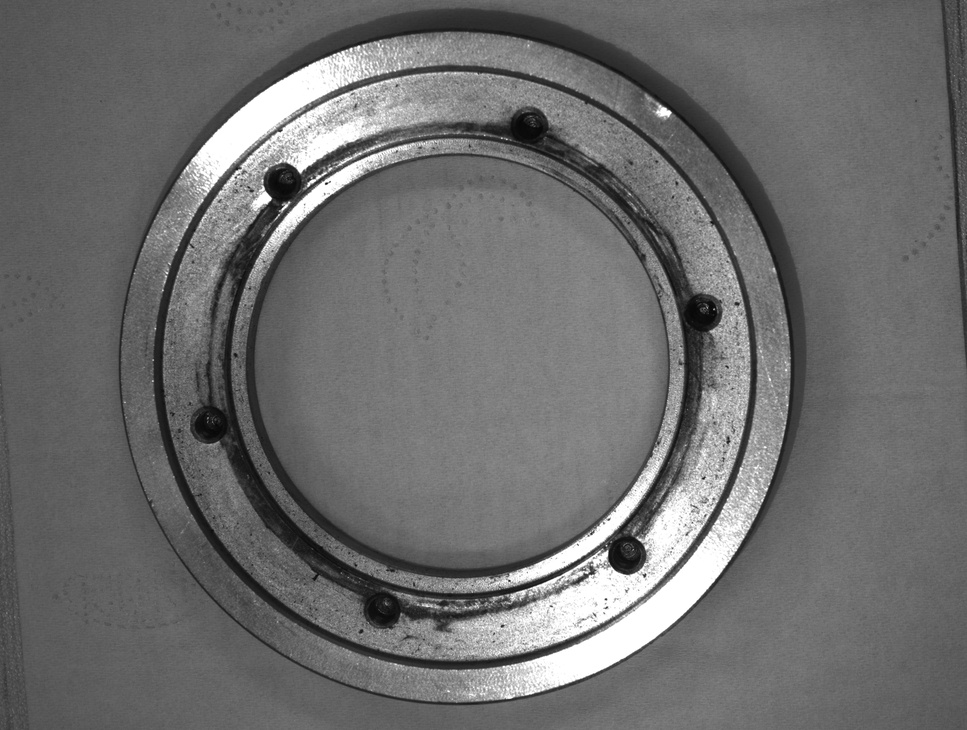
#> input picture data/captures/capture_20260908_115557.jpg, 967 x 730 px, shrunk from 4024 x 3036 before the run, found by its file name
$ python explore_ring.py
#> lines starting #> are read from the running program, lines starting #| are printed output that depends on the picture; after the words box and inside, x2 and y2 are one past the last pixel; in counts of white or black regions, pixels touching at a corner belong together
r"""圆环零件图像分析：摸清外圈/中心孔/螺栓孔/背景的灰度分布，为 find_circles 定参数。

用法:
    python src\explore_ring.py <图片路径>
"""
import sys
from pathlib import Path

import cv2
import numpy as np


def analyze(img_path: Path):
    img = cv2.imread(str(img_path))
#> img is the input picture: shape (730, 967, 3); min 5, max 255, mean 109.7
    if img is None:
        raise SystemExit(f"无法读取: {img_path}")
    gray = cv2.cvtColor(img, cv2.COLOR_BGR2GRAY)
    h, w = gray.shape
#> h = 730; w = 967
    print(f"图像: {w}x{h}, 灰度均值 {gray.mean():.1f}, min {gray.min()}, max {gray.max()}")
#| 图像: 967x730, 灰度均值 109.7, min 5, max 255

    # 1) Otsu 全图二值化，找最大轮廓 = 金属(可能和孔连片)
    blur = cv2.GaussianBlur(gray, (9, 9), 0)
    thr_val, otsu = cv2.threshold(blur, 0, 255, cv2.THRESH_BINARY + cv2.THRESH_OTSU)
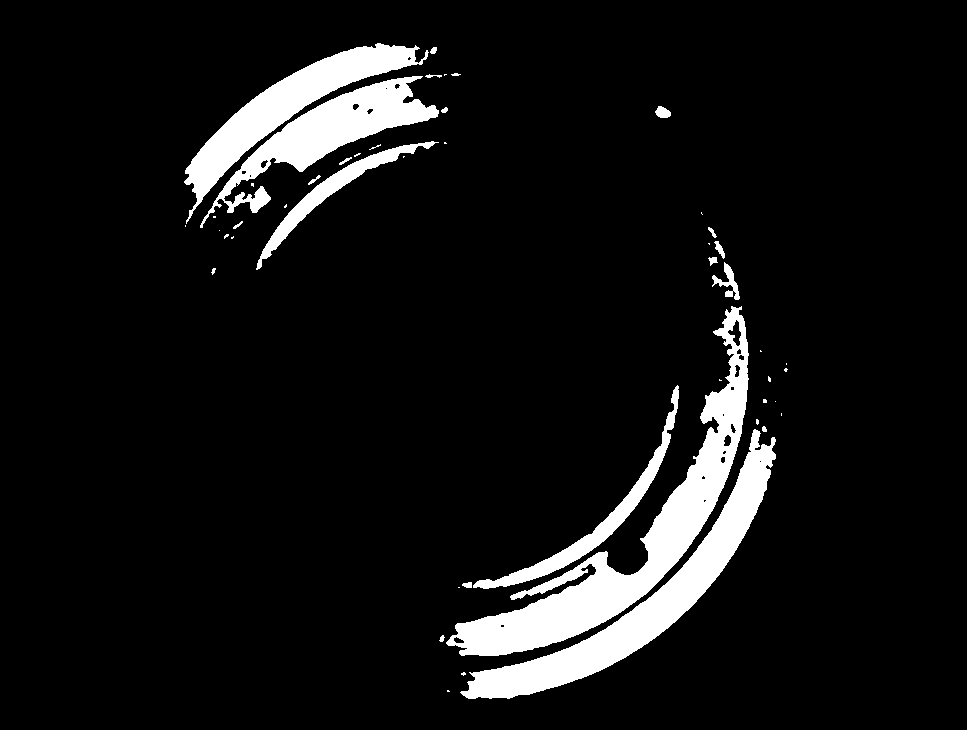
#> otsu: shape (730, 967); 8% white; 48 white regions (26 under 20 px)
#> thr_val = 156
    print(f"Otsu 阈值: {thr_val:.0f}")
#| Otsu 阈值: 156
    cnts, hier = cv2.findContours(otsu, cv2.RETR_CCOMP, cv2.CHAIN_APPROX_NONE)
#> cnts = 71 contours, 43 with area under 20; largest, box (x1, y1, x2, y2) and area: (446, 306, 749, 656) 17938, (460, 429, 776, 699) 12956, (184, 43, 429, 224) 8612, (200, 76, 439, 228) 8488, (473, 385, 679, 589) 3336
    if not cnts:
        raise SystemExit("Otsu 没有轮廓")
    areas = np.array([cv2.contourArea(c) for c in cnts])
#> areas = 71 values, max 17937.5 at index 18, min 0 at index 3, mean 778.7
    outer_idx = int(np.argmax(areas))
#> outer_idx = 18
    outer = cnts[outer_idx]
#> outer = contour of 1305 points, box (x1, y1, x2, y2) (446, 306, 749, 656), area 17938
    x, y, bw, bh = cv2.boundingRect(outer)
#> x = 446; y = 306; bw = 303; bh = 350
    print(f"最大轮廓: 面积 {areas[outer_idx]:.0f}px², 包围盒 ({x},{y},{bw}x{bh}), 层级 {hier[0][outer_idx]}")
#| 最大轮廓: 面积 17938px², 包围盒 (446,306,303x350), 层级 [33 17 19 -1]

    (m_cx, m_cy), m_r = cv2.minEnclosingCircle(outer)
#> m_cx = 594.5; m_cy = 475.5; m_r = 224
    print(f"外圈 minEnclosingCircle: 圆心 ({m_cx:.1f},{m_cy:.1f}) 直径 {2*m_r:.1f}px")
#| 外圈 minEnclosingCircle: 圆心 (594.5,475.5) 直径 448.1px
    (e_cx, e_cy), (e_ax, e_ax2), e_ang = cv2.fitEllipse(outer)
#> e_cx = 536.4; e_cy = 405; e_ax = 371.2; e_ax2 = 477.9; e_ang = 31.59
    print(f"外圈 fitEllipse: 圆心 ({e_cx:.1f},{e_cy:.1f}) 长短轴 {e_ax:.1f}x{e_ax2:.1f} 角度 {e_ang:.1f}°")
#| 外圈 fitEllipse: 圆心 (536.4,405.0) 长短轴 371.2x477.9 角度 31.6°

    # 2) 按半径环形分区统计灰度（了解中心孔/螺栓孔/金属各亮度）
    cy_, cx_ = e_cy, e_cx
#> cy_ = 405; cx_ = 536.4
    rr = np.sqrt((np.arange(w)[None, :] - cx_) ** 2 + (np.arange(h)[:, None] - cy_) ** 2)
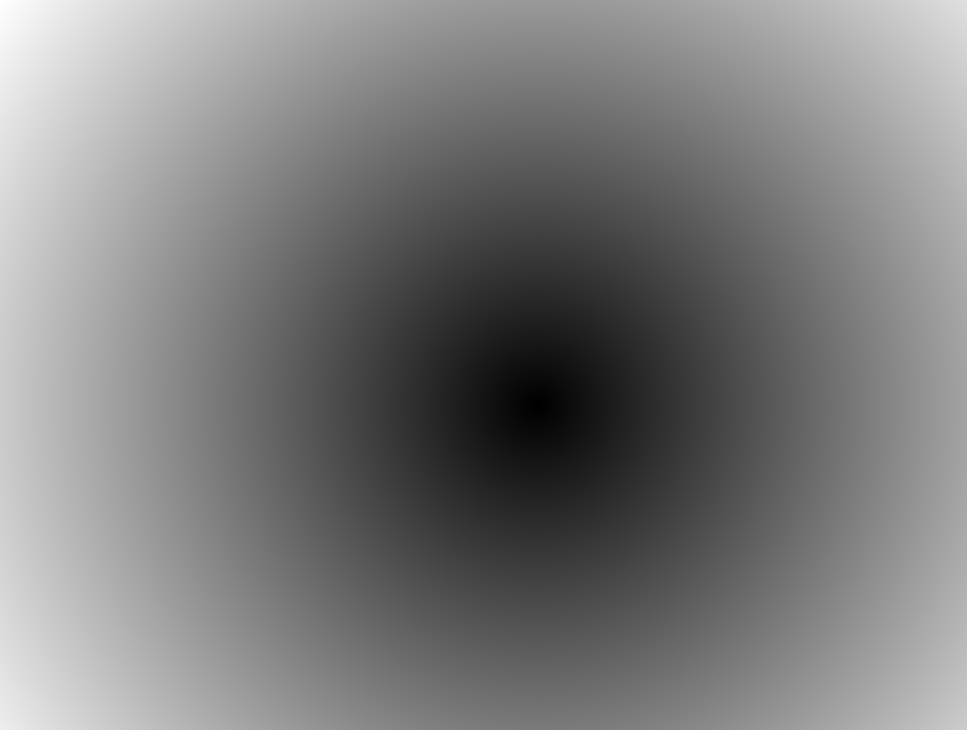
#> rr: shape (730, 967) float64; min 0.423, max 672.1, mean 331.1; drawn with min black and max white
    for low, high, label in [
        (0.00, 0.70, "中心孔区(0~70%R)"),
        (0.70, 0.78, "孔边缘过渡(70~78%R)"),
        (0.78, 0.92, "螺栓孔环带(78~92%R)"),
        (0.92, 1.00, "外圈边带(92~100%R)"),
    ]:
        ring_mask = (rr >= e_ax * low) & (rr < e_ax * high) & (rr < e_ax * 1.05)
        vals = gray[ring_mask]
        print(f"  {label}: 均值 {vals.mean():.1f}, "
              f"P5 {np.percentile(vals,5):.0f}, P50 {np.percentile(vals,50):.0f}, "
              f"P95 {np.percentile(vals,95):.0f}")
#> this loop made 4 passes
#|   中心孔区(0~70%R): 均值 126.4, P5 45, P50 122, P95 252
#|   孔边缘过渡(70~78%R): 均值 100.0, P5 31, P50 98, P95 196
#|   螺栓孔环带(78~92%R): 均值 103.5, P5 34, P50 105, P95 178
#|   外圈边带(92~100%R): 均值 110.8, P5 46, P50 109, P95 190
#> pass 1, in analyze, `ring_mask = (rr >= e_ax * low) & (rr < e_ax * high) & (rr < e_ax * 1.05)`:
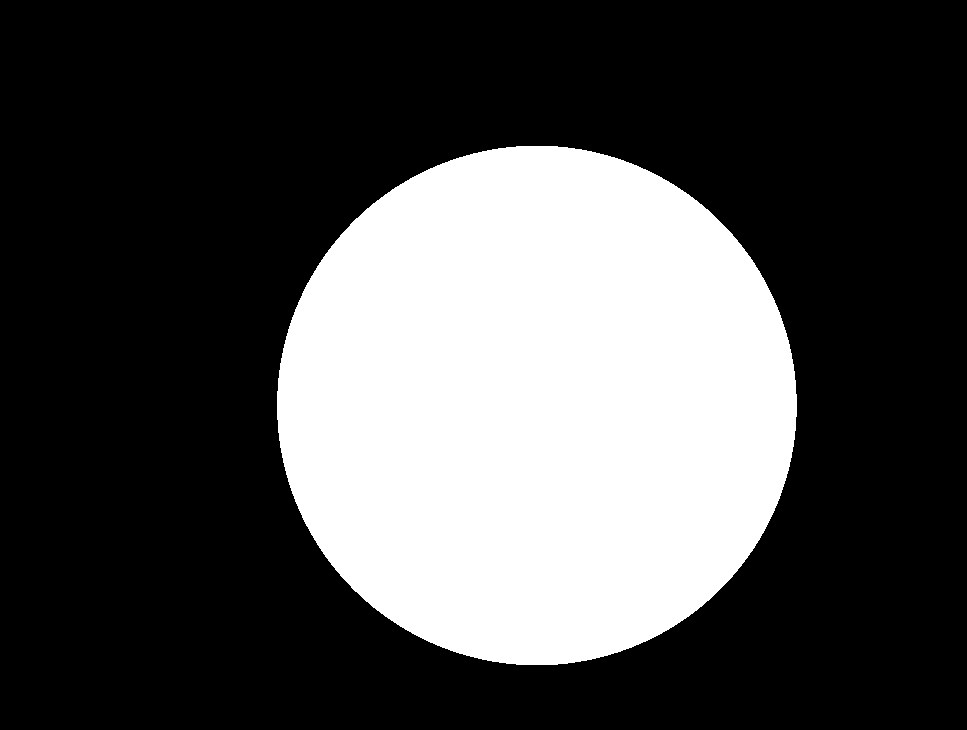
#> ring_mask: shape (730, 967) bool; 30% white; 1 white region, box (x1, y1, x2, y2) and area: (277, 146, 797, 665) 212103

    # 3) 掩膜内候选孔：固定阈值 -> 黑色区域 = 孔
    mask = np.zeros((h, w), np.uint8)
#> mask: shape (730, 967); every value is 0
    cv2.circle(mask, (int(cx_), int(cy_)), int(e_ax * 0.99), 255, -1)
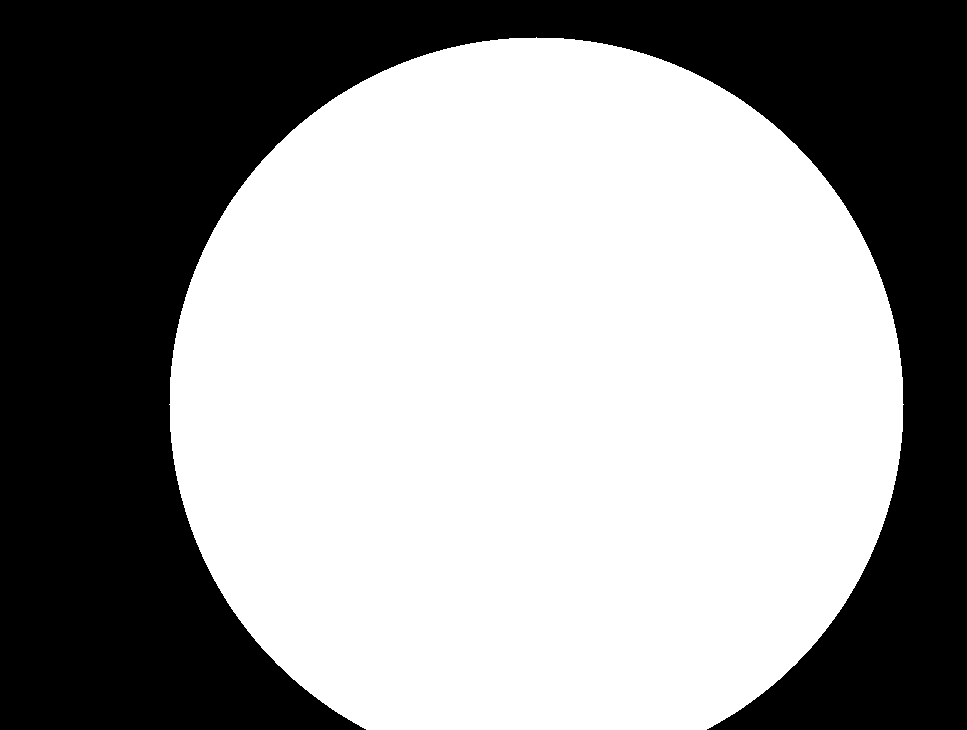
#> mask: shape (730, 967); 58.6% white; 1 black region, box (x1, y1, x2, y2) and area: (0, 0, 967, 730) 292299
    for thr in (100, 128, 150):
        _, bin2 = cv2.threshold(blur, thr, 255, cv2.THRESH_BINARY_INV)  # 暗=孔
        bin2 = cv2.bitwise_and(bin2, bin2, mask=mask)
        cnts2, hier2 = cv2.findContours(bin2, cv2.RETR_CCOMP, cv2.CHAIN_APPROX_NONE)
        big = [c for c in cnts2 if cv2.contourArea(c) > 500]
        print(f"  阈值 {thr}: 暗区轮廓 {len(cnts2)} 个, 面积>500px 的 {len(big)} 个")
        big.sort(key=cv2.contourArea, reverse=True)
        for c in big[:8]:
            (ecx, ecy), (a1, a2), ang = cv2.fitEllipse(c)
            a = cv2.contourArea(c)
            perimeter = cv2.arcLength(c, True)
            circ = 4 * np.pi * a / (perimeter * perimeter) if perimeter > 0 else 0
            print(f"    面积 {a:8.0f}  椭圆 {a1:.0f}x{a2:.0f} 圆度 {circ:.2f} "
                  f"圆心 ({ecx:.0f},{ecy:.0f}) 距中心 {np.hypot(ecx-cx_, ecy-cy_):.0f}px")
#> this loop made 3 passes
#> (printed output is left out)
#> pass 1, in analyze, `bin2 = cv2.bitwise_and(bin2, bin2, mask=mask)`:
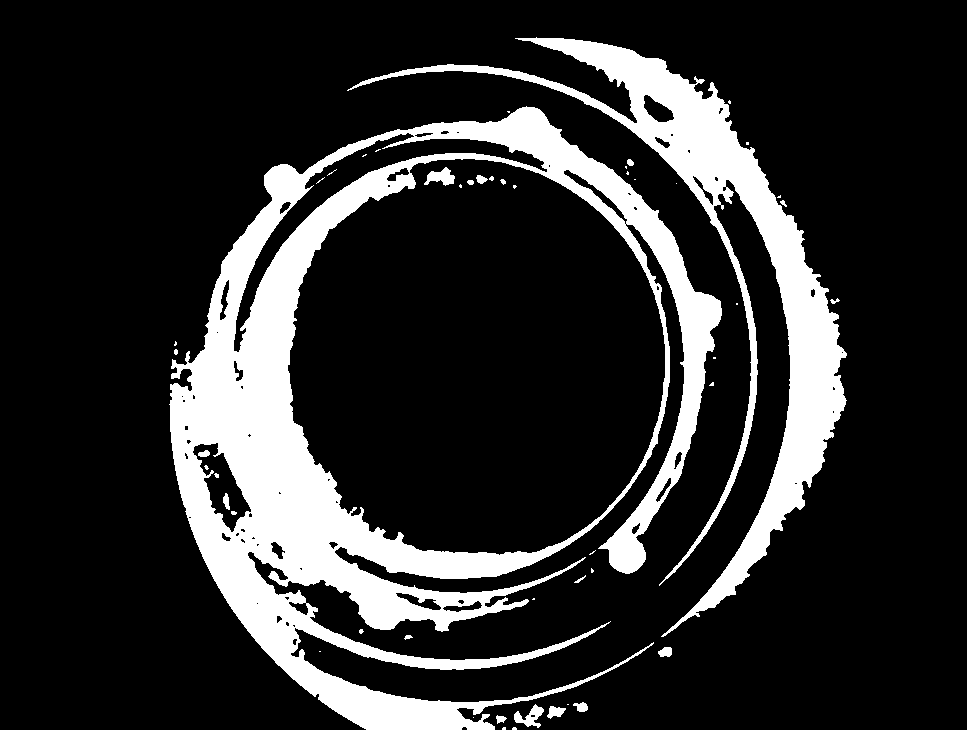
#> bin2: shape (730, 967); 17.6% white; 50 white regions (30 under 20 px), largest, box (x1, y1, x2, y2) and area: (169, 106, 722, 730) 87997, (347, 37, 847, 637) 34176, (514, 704, 544, 728) 328
#> after the loop:
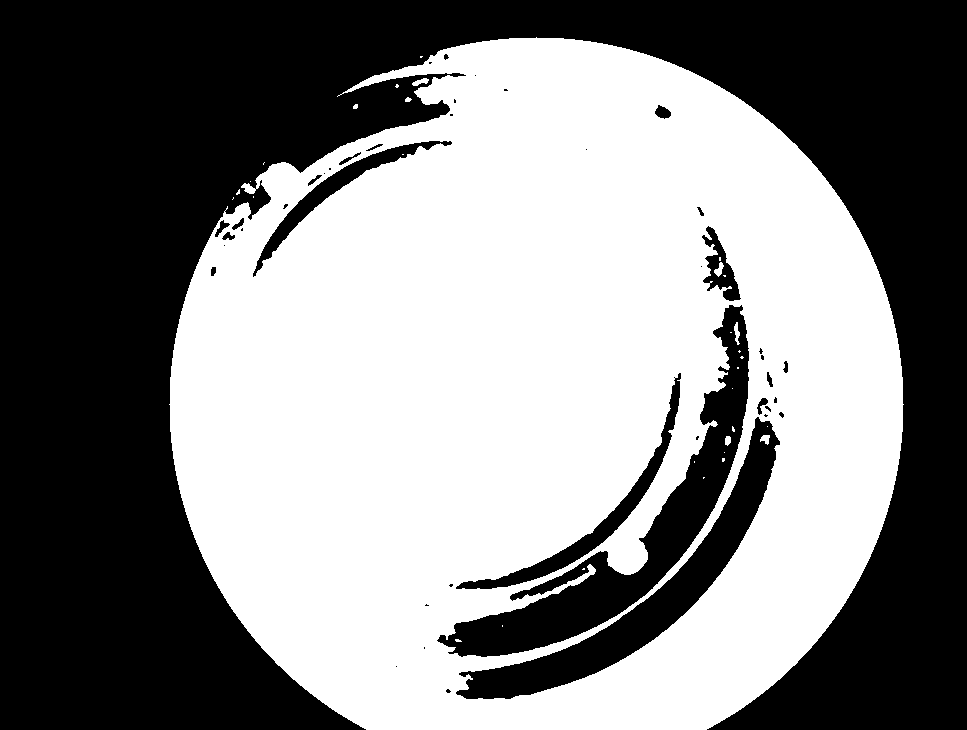
#> bin2: shape (730, 967); 51.4% white; 43 black regions (24 under 20 px), largest, box (x1, y1, x2, y2) and area: (0, 0, 967, 730) 300918, (437, 305, 749, 657) 19302, (456, 417, 780, 699) 14057


if __name__ == "__main__":
    p = sys.argv[1] if len(sys.argv) > 1 else "../data/captures/capture_20260908_115557.jpg"
    analyze(Path(p))
